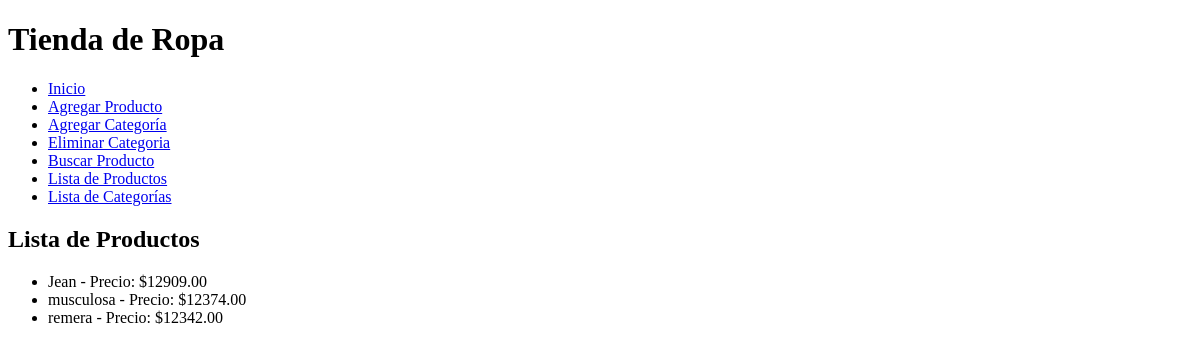
/tienda/lista_productos/, run on an earlier commit of the app's database.
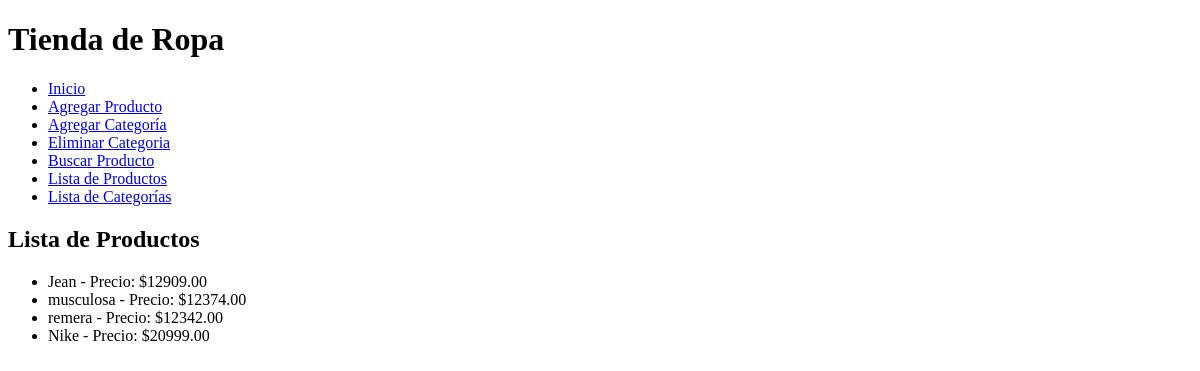
And on a later commit of the database.
### tienda/models.py (models this page shows, shortened)
class Producto(models.Model):
    nombre = models.CharField(max_length=100)
    precio = models.DecimalField(max_digits=10, decimal_places=2)
    descripcion = models.TextField()
    categoria = models.ForeignKey(Categoria, on_delete=models.CASCADE)

### tienda/views.py (the view)
# urls.py: path('lista_productos/', ListaProductosView.as_view(), name='lista_productos'),
class ListaProductosView(View):
    def get(self, request):
        productos = Producto.objects.all()
        return render(request, 'tienda/lista_productos.html', {'productos': productos})

### tienda/templates/tienda/lista_productos.html
{% extends 'tienda/base.html' %}
{% block content %}
    <h2>Lista de Productos</h2>
    <ul>
        {% for producto in productos %}
            <li>{{ producto.nombre }} - Precio: ${{ producto.precio }}</li>
        {% endfor %}
    </ul>
{% endblock %}

### tienda/templates/tienda/base.html (shortened to what this page needs)
<!DOCTYPE html>
<html lang="en">
<head>
</head>
<body>
    <header>
        <h1>Tienda de Ropa</h1>
        <nav>
            <ul>
                <li><a href="{% url 'tienda:index' %}">Inicio</a></li>
                <li><a href="{% url 'tienda:agregar_producto' %}">Agregar Producto</a></li>
                <li><a href="{% url 'tienda:agregar_categoria' %}">Agregar Categoría</a></li>
                <li><a href="{% url 'tienda:eliminar_categoria' 0 %}">Eliminar Categoria {{ categoria.nombre }}</a></li>
                <li><a href="{% url 'tienda:buscar' %}">Buscar Producto</a></li>
                <li><a href="{% url 'tienda:lista_productos' %}">Lista de Productos</a></li>
                <li><a href="{% url 'tienda:lista_categorias' %}">Lista de Categorías</a></li>
            </ul>
        </nav>
    </header>
    <main>
        {% block content %}
        {% endblock %}
    </main>
</body>
</html>

What changed in the data, as far as the page shows it:
added Producto: nombre "Nike", precio "20999.00"
